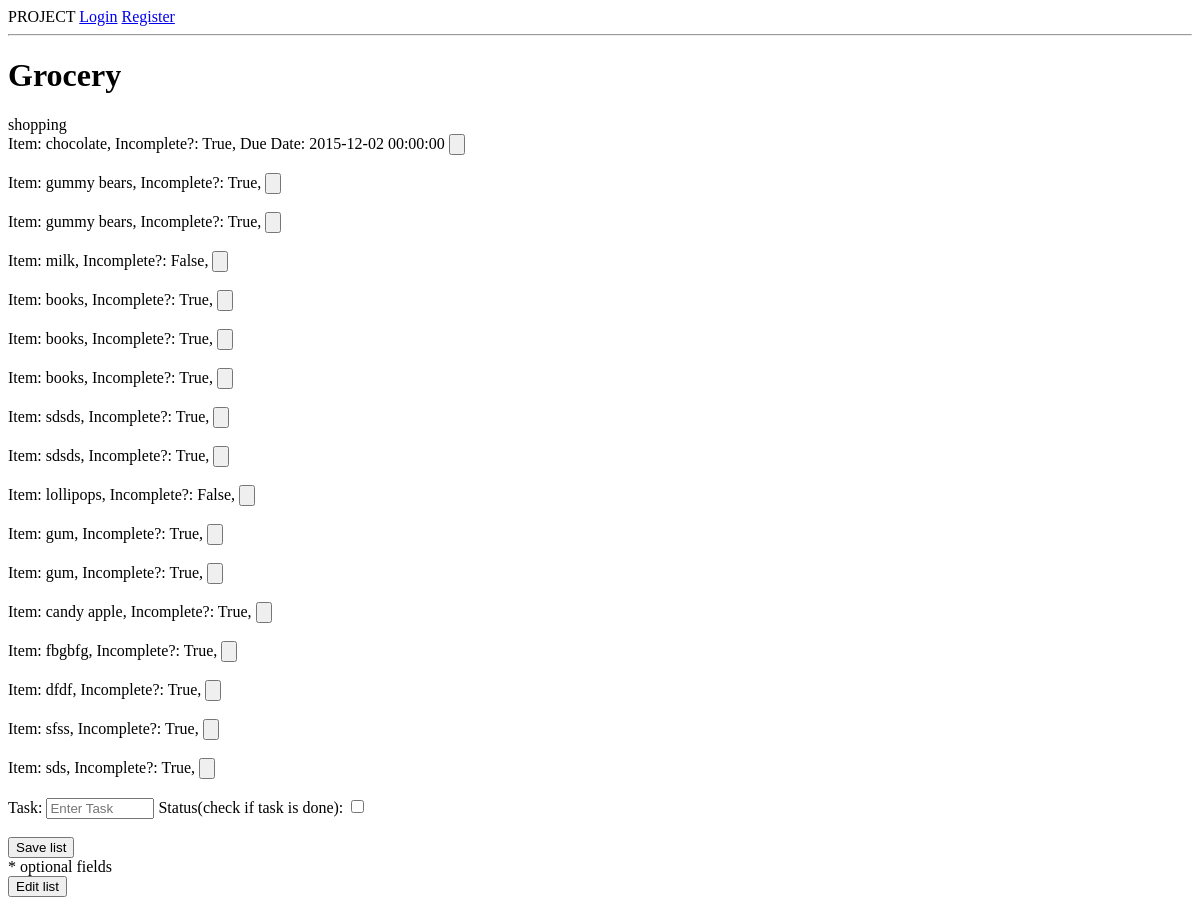
/lists/3, run on an earlier commit of the app's database.
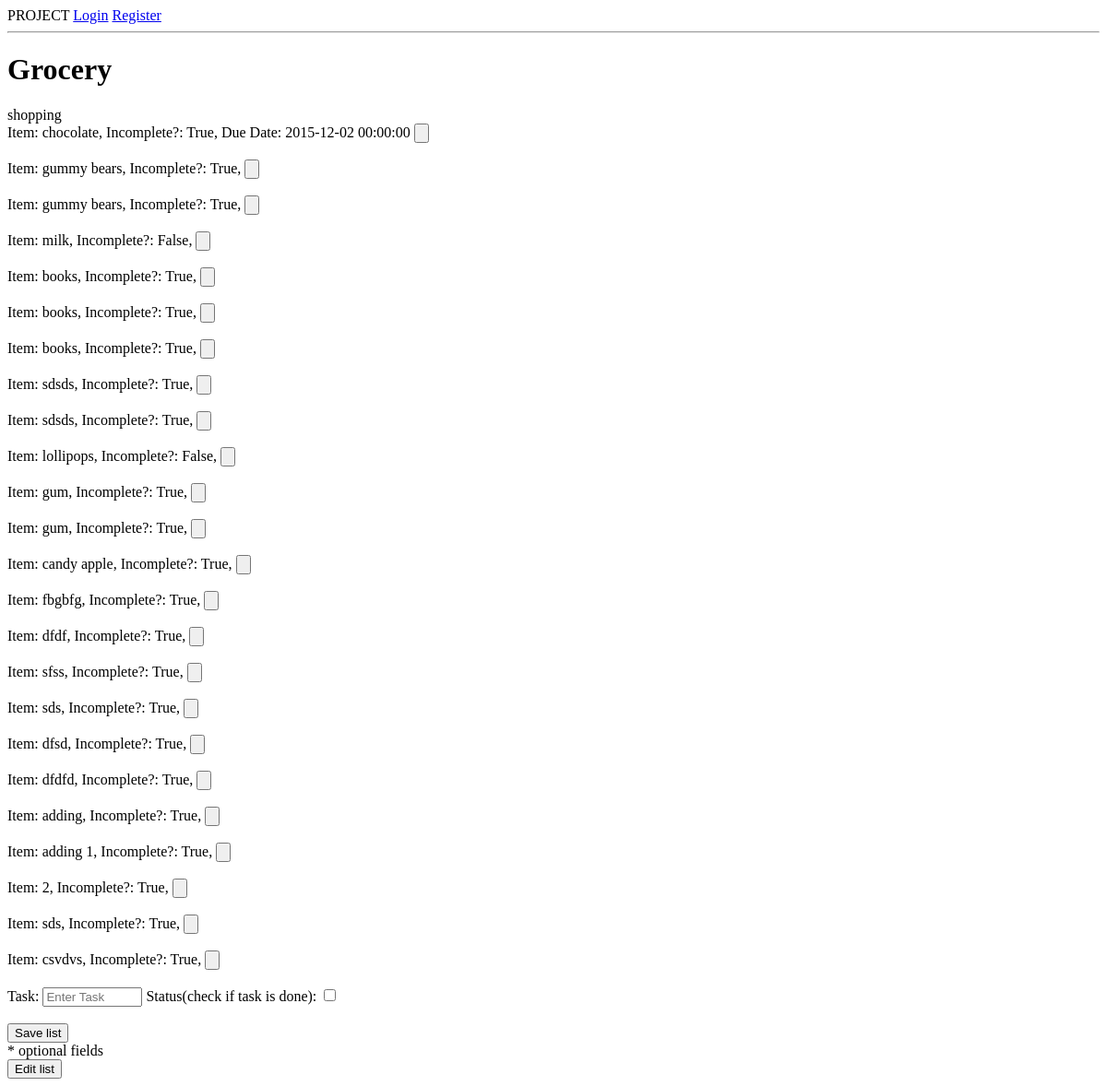
And on a later commit of the database.
### model.py (models this page shows, shortened)
class List(db.Model):
    __tablename__ = "lists"
    list_id = db.Column(db.Integer, autoincrement=True, primary_key=True)
    name = db.Column(db.String(20), nullable=False)
    list_type = db.Column(db.String(20))
    due_date_list = db.Column(db.DateTime, nullable=True)
    list_location_name = db.Column(db.String(50), nullable=True)
    list_location_address = db.Column(db.String(100), nullable=True)
    created_by = db.Column(db.String(50), nullable = False)

class Shopping(db.Model):
    __tablename__ = "shoppings"
    shopping_id = db.Column(db.Integer, autoincrement=True, primary_key=True)
    list_id = db.Column(db.Integer, db.ForeignKey('lists.list_id'))
    item = db.Column(db.String(64), nullable=True)
    due_date_shopping = db.Column(db.DateTime, nullable=True)
    status_notdone = db.Column(db.Boolean, nullable=False, default=True)
    list_shopping = db.relationship("List",
                                backref=db.backref("shoppings"))

### server.py (the view)
@app.route('/lists/<int:list_id>')
def lists(list_id):
    this_list = List.query.filter_by(list_id=list_id).one()
    return render_template("list_items.html", this_list=this_list)

### templates/list_items.html (shortened to what this page needs)
{% extends 'base.html' %}
{% block content %}
    <div id="list-items">
        <h1 id="list-items-title">{{this_list.name}}</h1>
        {% if this_list.list_type=='shopping' %}
                shopping <br>
            <div id="shopping_list">
                {% for item in this_list.shoppings %}
                    Item: {{ item.item }}, Incomplete?: {{ item.status_notdone }},
                        {% if item.due_date_shopping %}
                            Due Date: {{ item.due_date_shopping }}
                        {% endif %}
                        <input type="button" class="doneButton" id="doneShopping_{{ item.shopping_id }}" name="status_done"><br><br>
                {% endfor %}
            </div>
            <div class="shopping_item">
                <form id="new-shopping-item" style="none;" action="/new_shopping/{{ this_list.list_id }}" method="POST">
                    <div id = "item-wrapper">
                        <div class="shopping_field">
                            Task:
                            <input type="text" class="list_row" name="item" placeholder="Enter Task" style="width: 100px;">
                           Status(check if task is done):
                           <input type="checkbox" class="list_row" id="checkbox1" name="status_notdone"><br>
                        </div>
                    </div><br>
                    <input type="submit" name="shopping" id="formSubmitId" value="Save list"></input><br>
                    * optional fields
                </form>
            </div>
        {% endif %}
        <input type="submit" name="edit" id="edit_list" value="Edit list"></input>
    </div>
{% endblock %}

### templates/base.html (shortened to what this page needs)
<!doctype html>
<html>
<head>
  <link rel="stylesheet" href="//code.jquery.com/ui/1.11.4/themes/smoothness/jquery-ui.css">
</head>
<body>
PROJECT
{% if "user_id" in session %}
    <a href="/logout">Logout</a>
{% else %}
    <a href="/login">Login</a>
    <a href="/register">Register</a>
{% endif %}
<hr>
{% block content %}
{% endblock %}
</body>
</html>

What changed in the data, as far as the page shows it:
added Shopping: item "dfsd", status_notdone "True"
added Shopping: item "dfdfd", status_notdone "True"
added Shopping: item "adding", status_notdone "True"
added Shopping: item "adding 1", status_notdone "True"
added Shopping: item "2", status_notdone "True"
added Shopping: item "sds", status_notdone "True"
added Shopping: item "csvdvs", status_notdone "True"
